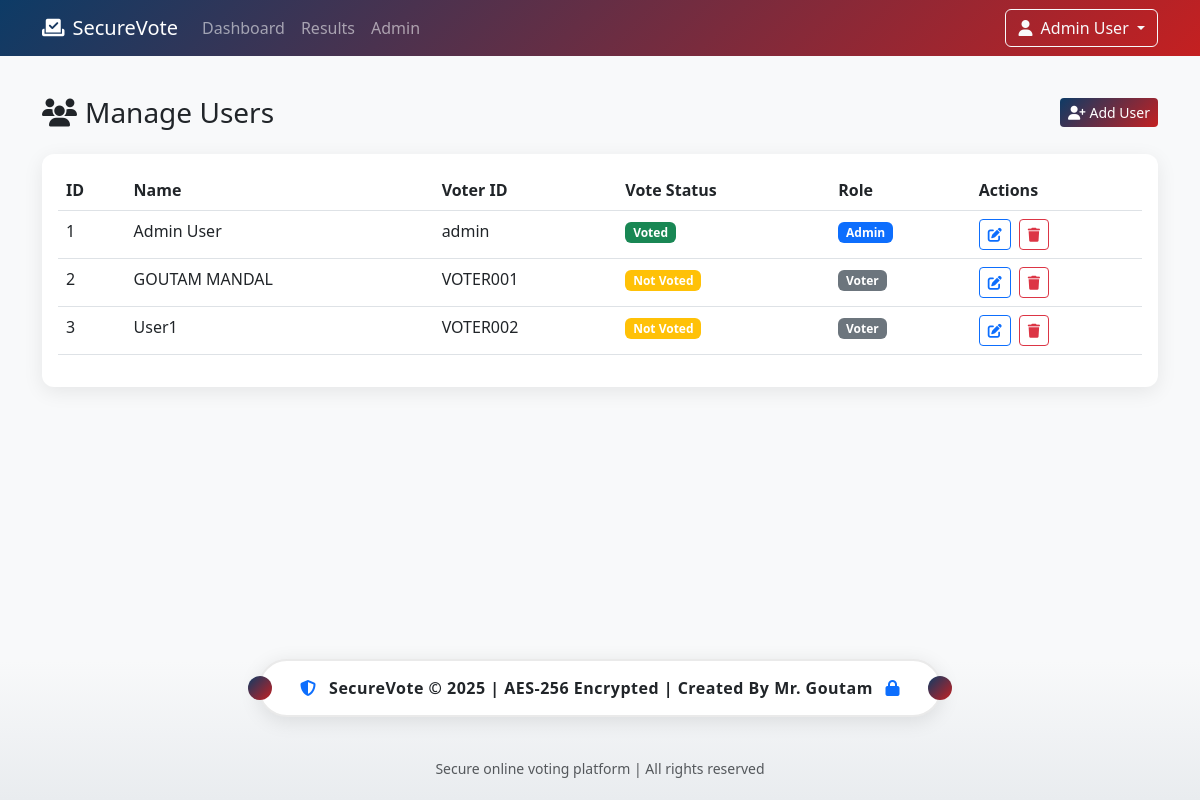
/admin/users (signed in), run on the app's committed database.
### tables this page shows
CREATE TABLE voters (
            id INTEGER PRIMARY KEY AUTOINCREMENT,
            name TEXT NOT NULL,
            voter_id TEXT UNIQUE NOT NULL,
            password TEXT NOT NULL,
            has_voted BOOLEAN DEFAULT 0,
            role TEXT DEFAULT 'voter',
            created_at DATETIME DEFAULT CURRENT_TIMESTAMP,
            last_login DATETIME
        );

### app.py (the view)
@app.route('/admin/users')
def admin_users():
    if 'user_id' not in session or session.get('role') != 'admin':
        flash('Unauthorized access', 'danger')
        return redirect(url_for('login'))
    conn = get_db()
    c = conn.cursor()
    c.execute("SELECT * FROM voters")
    voters = c.fetchall()
    return render_template('admin/users.html', voters=voters)

### app.py (called while the page is built)
@app.teardown_appcontext
def close_connection(exception):
    close_db(exception)

### database.py (called while the page is built)
def get_db():
    db = sqlite3.connect('voting_system.db')
    db.row_factory = sqlite3.Row
    return db

### templates/admin/users.html (shortened to what this page needs)
{% extends "base.html" %}
{% block content %}
<div class="d-flex justify-content-between align-items-center mb-4">
  <h1 class="h3 mb-0"><i class="fas fa-users me-2"></i>Manage Users</h1>
  <a href="{{ url_for('add_user') }}" class="btn btn-election btn-sm">
    <i class="fas fa-user-plus me-1"></i>Add User
  </a>
</div>
<div class="vote-card card mb-4">
  <div class="card-body">
    <div class="table-responsive">
      <table class="table table-hover">
        <thead>
          <tr>
            <th>ID</th>
            <th>Name</th>
            <th>Voter ID</th>
            <th>Vote Status</th>
            <th>Role</th>
            <th>Actions</th>
          </tr>
        </thead>
        <tbody>
          {% for voter in voters %}
          <tr>
            <td>{{ voter.id }}</td>
            <td>{{ voter.name }}</td>
            <td>{{ voter.voter_id }}</td>
            <td>
              {% if voter.has_voted %}
              <span class="badge bg-success">Voted</span>
              {% else %}
              <span class="badge bg-warning">Not Voted</span>
              {% endif %}
            </td>
            <td>
              {% if voter.role == 'admin' %}
              <span class="badge bg-primary">Admin</span>
              {% else %}
              <span class="badge bg-secondary">Voter</span>
              {% endif %}
            </td>
            <td>
              <a href="{{ url_for('edit_user', user_id=voter.id) }}" class="btn btn-sm btn-outline-primary me-1">
                <i class="fas fa-edit"></i>
              </a>
              <a href="#" class="btn btn-sm btn-outline-danger" data-bs-toggle="modal"
                data-bs-target="#deleteModal{{ voter.id }}">
                <i class="fas fa-trash"></i>
              </a>
            </td>
          </tr>
          {% endfor %}
        </tbody>
      </table>
    </div>
  </div>
</div>
{% endblock %}

### templates/base.html (shortened to what this page needs)
<!DOCTYPE html>
<html lang="en">
<head>
  <link href="https://cdn.jsdelivr.net/npm/bootstrap@5.3.0/dist/css/bootstrap.min.css" rel="stylesheet">
  <link rel="stylesheet" href="https://cdnjs.cloudflare.com/ajax/libs/font-awesome/6.4.0/css/all.min.css">
  <link rel="stylesheet" href="{{ url_for('static', filename='css/styles.css') }}">
</head>
<body>
  <nav class="navbar navbar-expand-lg navbar-dark bg-election">
    <div class="container">
      <a class="navbar-brand" href="{{ url_for('home') }}">
        <i class="fas fa-vote-yea me-2"></i>SecureVote
      </a>
      <div class="collapse navbar-collapse" id="navbarNav">
        <ul class="navbar-nav me-auto">
          <li class="nav-item">
            <a class="nav-link" href="{{ url_for('dashboard') }}">Dashboard</a>
          </li>
          <li class="nav-item">
            <a class="nav-link" href="{{ url_for('results') }}">Results</a>
          </li>
          {% if session.get('role') == 'admin' %}
          <li class="nav-item">
            <a class="nav-link" href="{{ url_for('admin_dashboard') }}">Admin</a>
          </li>
          {% endif %}
        </ul>
        <div class="d-flex">
          {% if session.user_id %}
          <div class="dropdown">
            <button class="btn btn-outline-light dropdown-toggle" type="button" id="userMenu" data-bs-toggle="dropdown">
              <i class="fas fa-user me-1"></i> {{ session.name }}
            </button>
          </div>
          {% else %}
          <a href="{{ url_for('login') }}" class="btn btn-sm btn-light">
            <i class="fas fa-sign-in-alt me-1"></i> Login
          </a>
          {% endif %}
        </div>
      </div>
    </div>
  </nav>
  <main class="container py-4">
    {% block content %}{% endblock %}
  </main>
  <footer>
    <div class="container">
      <div class="footer-capsule">
        <p class="mb-0 text-dark">
          <i class="fas fa-shield-alt me-2 text-primary"></i>
          SecureVote &copy; 2025 | AES-256 Encrypted | Created By Mr. Goutam
          <i class="fas fa-lock ms-2 text-primary"></i>
        </p>
      </div>
      <div class="mt-4">
        <small class="text-muted">Secure online voting platform | All rights reserved</small>
      </div>
    </div>
  </footer>
</body>
</html>

### static/css/styles.css (style rules this page uses)
:root { --election-blue: #0d3b66; --election-red: #c42021; --capsule-bg: #ffffff; }
html, body { height: 100%; background-color: #f8f9fa; font-family: 'Segoe UI', Tahoma, Geneva, Verdana, sans-serif; }
body { display: flex; flex-direction: column; min-height: 100vh; }
.bg-election { background: linear-gradient(135deg, var(--election-blue), var(--election-red)); }
.vote-card { border: none; border-radius: 12px; box-shadow: 0 5px 20px rgba(0, 0, 0, 0.08); transition: transform 0.3s ease, box-shadow 0.3s ease; overflow: hidden; }
.btn-election { background: linear-gradient(135deg, var(--election-blue), var(--election-red)); color: white; border: none; transition: all 0.3s ease; }
main { flex: 1 0 auto; padding-bottom: 2rem; }
footer { flex-shrink: 0; padding: 30px 0 20px; text-align: center; position: relative; z-index: 100; background: linear-gradient(to bottom, #f8f9fa 0%, #e9ecef 100%); }
.footer-capsule { background: white; border-radius: 50px; padding: 15px 40px; box-shadow: 0 4px 20px rgba(0, 0, 0, 0.1); display: inline-block; margin-top: -30px; position: relative; border: 2px solid #eaeaea; transform: translateY(-15px); }
.footer-capsule p { margin: 0; font-weight: 600; color: #333; font-size: 1rem; letter-spacing: 0.5px; }
.footer-capsule::before, .footer-capsule::after { content: ""; position: absolute; width: 24px; height: 24px; background: linear-gradient(135deg, #0d3b66, #c42021); border-radius: 50%; top: 50%; transform: translateY(-50%); }
.footer-capsule::before { left: -12px; }
.footer-capsule::after { right: -12px; }

### data on the page
voters: name "Admin User", id "1", voter_id "admin", has_voted "Voted", role "Admin"
voters: id "2", name "GOUTAM MANDAL", voter_id "VOTER001", has_voted "Not Voted", role "Voter"
voters: id "3", name "User1", voter_id "VOTER002", has_voted "Not Voted", role "Voter"
